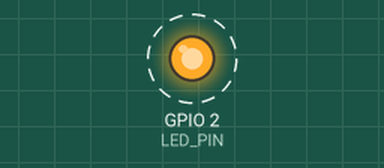
This sketch was run on a simulated ESP32. On the bench: output pins drawn as LEDs (lit = HIGH). Dashed ring = blinking. What the sketch prints to the serial monitor is not drawn.

Above: at 1.5 s.
Timing chart, 0 to 5.6 s (numbered marks = the images above):
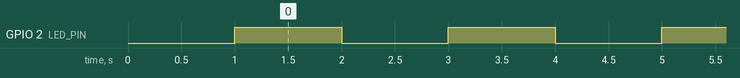

The sketch:

blink.ino
```cpp
#define LED_PIN 2

void setup()
{
  Serial.begin(115200);
  delay(1000); // give me time to bring up serial monitor
  Serial.println("ESP32 Touch Test");
  pinMode(LED_PIN, OUTPUT);
  digitalWrite (LED_PIN, LOW);
}

void loop()
{
  digitalWrite (LED_PIN, HIGH);
  delay(1000);
  digitalWrite (LED_PIN, LOW);
  delay(1000);
}
```

Measured:
- by itself, GPIO 2 (LED_PIN): alternates HIGH for 1.0 s and LOW for 1.0 s
